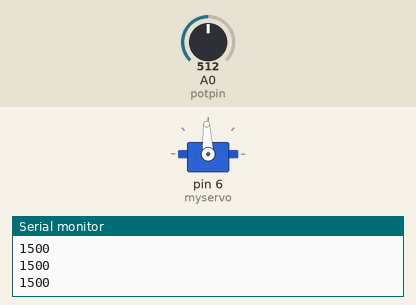
Bench run of a sketch on a simulated Arduino Uno, built with avr-gcc and run on an emulated ATmega328P. Parts: servo, the last lines printed to the serial monitor. The test bench sets the inputs (shaded band); at power-on: A0 (potpin) = 512.

Above: at 1.2 s.
1.3 s: A0 (potpin) set to 716
At 2.4 s:
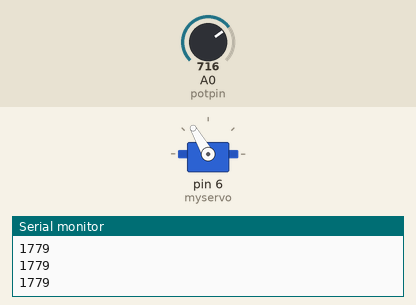
2.8 s: A0 (potpin) set to 900
At 3.4 s:
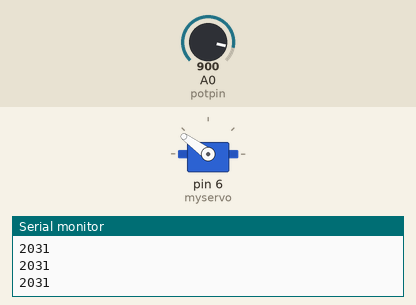
4.3 s: A0 (potpin) set to 1023
At 5.5 s:
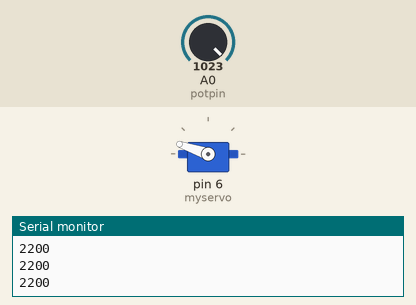
5.8 s: A0 (potpin) set to 306
At 6.8 s:
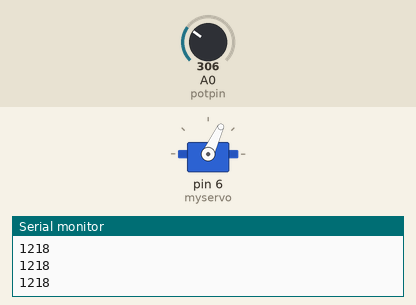
7.3 s: A0 (potpin) set to 122
At 7.9 s:
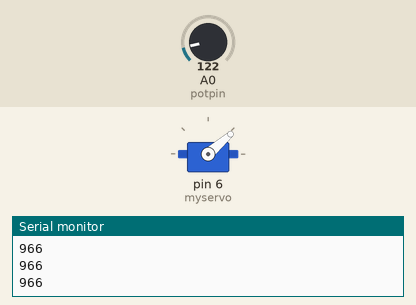
8.8 s: A0 (potpin) set to 511
At 9.4 s:
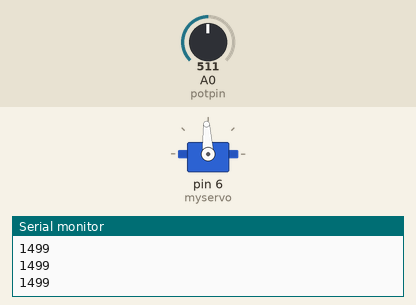
Timing chart, 0 to 11.3 s (numbered marks = the images above; inputs shaded):
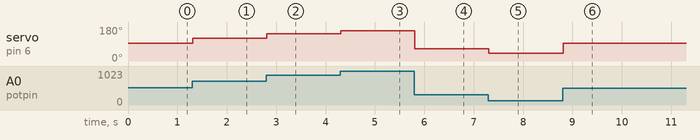

Measured:
- after the input at 1.3 s, servo on pin 6 (myservo): 93° → 120° at once
- after the input at 2.8 s, servo on pin 6 (myservo): 120° → 144° at once
- after the input at 4.3 s, servo on pin 6 (myservo): 144° → 161° at once
- after the input at 5.8 s, servo on pin 6 (myservo): 161° → 65° at once
- after the input at 7.3 s, servo on pin 6 (myservo): 65° → 41° at once
- after the input at 8.8 s, servo on pin 6 (myservo): 41° → 93° at once

The sketch:

servo.ino
```cpp
#include <Servo.h>

Servo myservo;  // create servo object to control a servo

int potpin = 0;  // analog pin used to connect the potentiometer
int val;    // variable to read the value from the analog pin

void setup()
{
  Serial.begin(9600);
  myservo.attach(6);  // attaches the servo on pin 9 to the servo object
}

void loop()
{
  val = analogRead(potpin);            // reads the value of the potentiometer (value between 0 and 1023)
  val = map(val, 0, 1023, 800, 2200);     // scale it to use it with the servo (value between 1ms and 2ms)
  Serial.println(val);
  myservo.writeMicroseconds(val);                  // sets the servo position according to the scaled value
  delay(15);                           // waits for the servo to get there
}
```
